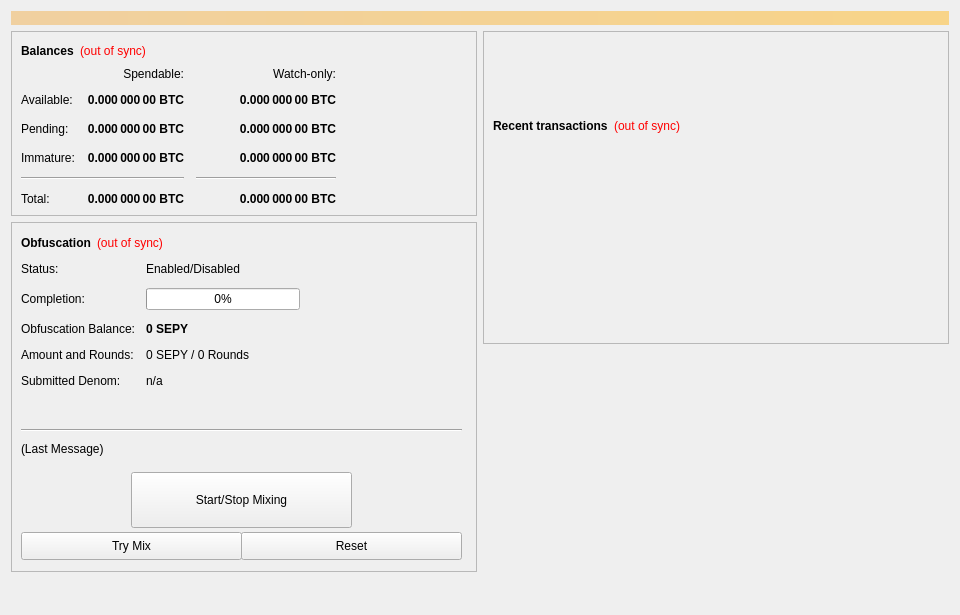
<?xml version="1.0" encoding="UTF-8"?>
<ui version="4.0">
 <class>OverviewPage</class>
 <widget class="QWidget" name="OverviewPage">
  <property name="geometry">
   <rect>
    <x>0</x>
    <y>0</y>
    <width>960</width>
    <height>615</height>
   </rect>
  </property>
  <property name="minimumSize">
   <size>
    <width>960</width>
    <height>0</height>
   </size>
  </property>
  <property name="windowTitle">
   <string>Form</string>
  </property>
  <layout class="QVBoxLayout" name="topLayout">
   <item>
    <widget class="QLabel" name="labelAlerts">
     <property name="visible">
      <bool>false</bool>
     </property>
     <property name="styleSheet">
      <string notr="true">background-color: qlineargradient(x1: 0, y1: 0, x2: 1, y2: 0, stop:0 #F0D0A0, stop:1 #F8D488); color:#000000;</string>
     </property>
     <property name="wordWrap">
      <bool>true</bool>
     </property>
     <property name="margin">
      <number>3</number>
     </property>
    </widget>
   </item>
   <item>
    <layout class="QHBoxLayout" name="horizontalLayout" stretch="1,1">
     <item>
      <layout class="QVBoxLayout" name="verticalLayout_2">
       <item>
        <widget class="QFrame" name="frame">
         <property name="frameShape">
          <enum>QFrame::StyledPanel</enum>
         </property>
         <property name="frameShadow">
          <enum>QFrame::Raised</enum>
         </property>
         <layout class="QVBoxLayout" name="verticalLayout_4">
          <item>
           <layout class="QHBoxLayout" name="horizontalLayout_4">
            <item>
             <widget class="QLabel" name="label_5">
              <property name="font">
               <font>
                <weight>75</weight>
                <bold>true</bold>
               </font>
              </property>
              <property name="text">
               <string>Balances</string>
              </property>
             </widget>
            </item>
            <item>
             <widget class="QLabel" name="labelWalletStatus">
              <property name="cursor">
               <cursorShape>WhatsThisCursor</cursorShape>
              </property>
              <property name="toolTip">
               <string>The displayed information may be out of date. Your wallet automatically synchronizes with the SearchPayCoin network after a connection is established, but this process has not completed yet.</string>
              </property>
              <property name="styleSheet">
               <string notr="true">QLabel { color: red; }</string>
              </property>
              <property name="text">
               <string notr="true">(out of sync)</string>
              </property>
              <property name="alignment">
               <set>Qt::AlignLeading|Qt::AlignLeft|Qt::AlignVCenter</set>
              </property>
             </widget>
            </item>
            <item>
             <spacer name="horizontalSpacer_3">
              <property name="orientation">
               <enum>Qt::Horizontal</enum>
              </property>
              <property name="sizeHint" stdset="0">
               <size>
                <width>40</width>
                <height>20</height>
               </size>
              </property>
             </spacer>
            </item>
           </layout>
          </item>
          <item>
           <layout class="QGridLayout" name="gridLayout">
            <property name="spacing">
             <number>12</number>
            </property>
            <item row="2" column="2">
             <widget class="QLabel" name="labelWatchPending">
              <property name="font">
               <font>
                <weight>75</weight>
                <bold>true</bold>
               </font>
              </property>
              <property name="cursor">
               <cursorShape>IBeamCursor</cursorShape>
              </property>
              <property name="toolTip">
               <string>Unconfirmed transactions to watch-only addresses</string>
              </property>
              <property name="text">
               <string notr="true">0.000 000 00 BTC</string>
              </property>
              <property name="alignment">
               <set>Qt::AlignRight|Qt::AlignTrailing|Qt::AlignVCenter</set>
              </property>
              <property name="textInteractionFlags">
               <set>Qt::LinksAccessibleByMouse|Qt::TextSelectableByKeyboard|Qt::TextSelectableByMouse</set>
              </property>
             </widget>
            </item>
            <item row="2" column="1">
             <widget class="QLabel" name="labelUnconfirmed">
              <property name="font">
               <font>
                <weight>75</weight>
                <bold>true</bold>
               </font>
              </property>
              <property name="cursor">
               <cursorShape>IBeamCursor</cursorShape>
              </property>
              <property name="toolTip">
               <string>Total of transactions that have yet to be confirmed, and do not yet count toward the spendable balance</string>
              </property>
              <property name="text">
               <string notr="true">0.000 000 00 BTC</string>
              </property>
              <property name="alignment">
               <set>Qt::AlignRight|Qt::AlignTrailing|Qt::AlignVCenter</set>
              </property>
              <property name="textInteractionFlags">
               <set>Qt::LinksAccessibleByMouse|Qt::TextSelectableByKeyboard|Qt::TextSelectableByMouse</set>
              </property>
             </widget>
            </item>
            <item row="3" column="2">
             <widget class="QLabel" name="labelWatchImmature">
              <property name="font">
               <font>
                <weight>75</weight>
                <bold>true</bold>
               </font>
              </property>
              <property name="cursor">
               <cursorShape>IBeamCursor</cursorShape>
              </property>
              <property name="toolTip">
               <string>Staked or masternode rewards in watch-only addresses that has not yet matured</string>
              </property>
              <property name="text">
               <string notr="true">0.000 000 00 BTC</string>
              </property>
              <property name="alignment">
               <set>Qt::AlignRight|Qt::AlignTrailing|Qt::AlignVCenter</set>
              </property>
              <property name="textInteractionFlags">
               <set>Qt::LinksAccessibleByMouse|Qt::TextSelectableByKeyboard|Qt::TextSelectableByMouse</set>
              </property>
             </widget>
            </item>
            <item row="4" column="0" colspan="2">
             <widget class="Line" name="lineSpendableBalance">
              <property name="orientation">
               <enum>Qt::Horizontal</enum>
              </property>
             </widget>
            </item>
            <item row="4" column="2">
             <widget class="Line" name="lineWatchBalance">
              <property name="sizePolicy">
               <sizepolicy hsizetype="Preferred" vsizetype="Fixed">
                <horstretch>0</horstretch>
                <verstretch>0</verstretch>
               </sizepolicy>
              </property>
              <property name="minimumSize">
               <size>
                <width>140</width>
                <height>0</height>
               </size>
              </property>
              <property name="orientation">
               <enum>Qt::Horizontal</enum>
              </property>
             </widget>
            </item>
            <item row="5" column="0">
             <widget class="QLabel" name="labelTotalText">
              <property name="text">
               <string>Total:</string>
              </property>
             </widget>
            </item>
            <item row="3" column="1">
             <widget class="QLabel" name="labelImmature">
              <property name="font">
               <font>
                <weight>75</weight>
                <bold>true</bold>
               </font>
              </property>
              <property name="cursor">
               <cursorShape>IBeamCursor</cursorShape>
              </property>
              <property name="toolTip">
               <string>Staked or masternode rewards that has not yet matured</string>
              </property>
              <property name="text">
               <string notr="true">0.000 000 00 BTC</string>
              </property>
              <property name="alignment">
               <set>Qt::AlignRight|Qt::AlignTrailing|Qt::AlignVCenter</set>
              </property>
              <property name="textInteractionFlags">
               <set>Qt::LinksAccessibleByMouse|Qt::TextSelectableByKeyboard|Qt::TextSelectableByMouse</set>
              </property>
             </widget>
            </item>
            <item row="2" column="3">
             <spacer name="horizontalSpacer_2">
              <property name="orientation">
               <enum>Qt::Horizontal</enum>
              </property>
              <property name="sizeHint" stdset="0">
               <size>
                <width>40</width>
                <height>20</height>
               </size>
              </property>
             </spacer>
            </item>
            <item row="3" column="0">
             <widget class="QLabel" name="labelImmatureText">
              <property name="text">
               <string>Immature:</string>
              </property>
             </widget>
            </item>
            <item row="5" column="1">
             <widget class="QLabel" name="labelTotal">
              <property name="font">
               <font>
                <weight>75</weight>
                <bold>true</bold>
               </font>
              </property>
              <property name="cursor">
               <cursorShape>IBeamCursor</cursorShape>
              </property>
              <property name="toolTip">
               <string>Your current total balance</string>
              </property>
              <property name="text">
               <string notr="true">0.000 000 00 BTC</string>
              </property>
              <property name="alignment">
               <set>Qt::AlignRight|Qt::AlignTrailing|Qt::AlignVCenter</set>
              </property>
              <property name="textInteractionFlags">
               <set>Qt::LinksAccessibleByMouse|Qt::TextSelectableByKeyboard|Qt::TextSelectableByMouse</set>
              </property>
             </widget>
            </item>
            <item row="5" column="2">
             <widget class="QLabel" name="labelWatchTotal">
              <property name="font">
               <font>
                <weight>75</weight>
                <bold>true</bold>
               </font>
              </property>
              <property name="cursor">
               <cursorShape>IBeamCursor</cursorShape>
              </property>
              <property name="toolTip">
               <string>Current total balance in watch-only addresses</string>
              </property>
              <property name="text">
               <string notr="true">0.000 000 00 BTC</string>
              </property>
              <property name="alignment">
               <set>Qt::AlignRight|Qt::AlignTrailing|Qt::AlignVCenter</set>
              </property>
              <property name="textInteractionFlags">
               <set>Qt::LinksAccessibleByMouse|Qt::TextSelectableByKeyboard|Qt::TextSelectableByMouse</set>
              </property>
             </widget>
            </item>
            <item row="0" column="2">
             <widget class="QLabel" name="labelWatchonly">
              <property name="text">
               <string>Watch-only:</string>
              </property>
              <property name="alignment">
               <set>Qt::AlignRight|Qt::AlignTrailing|Qt::AlignVCenter</set>
              </property>
             </widget>
            </item>
            <item row="1" column="0">
             <widget class="QLabel" name="labelBalanceText">
              <property name="text">
               <string>Available:</string>
              </property>
             </widget>
            </item>
            <item row="1" column="1">
             <widget class="QLabel" name="labelBalance">
              <property name="font">
               <font>
                <weight>75</weight>
                <bold>true</bold>
               </font>
              </property>
              <property name="cursor">
               <cursorShape>IBeamCursor</cursorShape>
              </property>
              <property name="toolTip">
               <string>Your current spendable balance</string>
              </property>
              <property name="text">
               <string notr="true">0.000 000 00 BTC</string>
              </property>
              <property name="alignment">
               <set>Qt::AlignRight|Qt::AlignTrailing|Qt::AlignVCenter</set>
              </property>
              <property name="textInteractionFlags">
               <set>Qt::LinksAccessibleByMouse|Qt::TextSelectableByKeyboard|Qt::TextSelectableByMouse</set>
              </property>
             </widget>
            </item>
            <item row="1" column="2">
             <widget class="QLabel" name="labelWatchAvailable">
              <property name="font">
               <font>
                <weight>75</weight>
                <bold>true</bold>
               </font>
              </property>
              <property name="cursor">
               <cursorShape>IBeamCursor</cursorShape>
              </property>
              <property name="toolTip">
               <string>Your current balance in watch-only addresses</string>
              </property>
              <property name="text">
               <string notr="true">0.000 000 00 BTC</string>
              </property>
              <property name="alignment">
               <set>Qt::AlignRight|Qt::AlignTrailing|Qt::AlignVCenter</set>
              </property>
              <property name="textInteractionFlags">
               <set>Qt::LinksAccessibleByMouse|Qt::TextSelectableByKeyboard|Qt::TextSelectableByMouse</set>
              </property>
             </widget>
            </item>
            <item row="2" column="0">
             <widget class="QLabel" name="labelPendingText">
              <property name="text">
               <string>Pending:</string>
              </property>
             </widget>
            </item>
            <item row="0" column="1">
             <widget class="QLabel" name="labelSpendable">
              <property name="text">
               <string>Spendable:</string>
              </property>
              <property name="alignment">
               <set>Qt::AlignRight|Qt::AlignTrailing|Qt::AlignVCenter</set>
              </property>
             </widget>
            </item>
           </layout>
          </item>
         </layout>
        </widget>
       </item>
       <item>
        <widget class="QFrame" name="frameObfuscation">
         <property name="minimumSize">
          <size>
           <width>0</width>
           <height>350</height>
          </size>
         </property>
         <property name="layoutDirection">
          <enum>Qt::LeftToRight</enum>
         </property>
         <property name="frameShape">
          <enum>QFrame::StyledPanel</enum>
         </property>
         <property name="frameShadow">
          <enum>QFrame::Raised</enum>
         </property>
         <widget class="QWidget" name="formLayoutWidget">
          <property name="geometry">
           <rect>
            <x>10</x>
            <y>40</y>
            <width>451</width>
            <height>161</height>
           </rect>
          </property>
          <layout class="QFormLayout" name="formLayout">
           <property name="fieldGrowthPolicy">
            <enum>QFormLayout::AllNonFixedFieldsGrow</enum>
           </property>
           <property name="horizontalSpacing">
            <number>11</number>
           </property>
           <property name="verticalSpacing">
            <number>12</number>
           </property>
           <item row="0" column="0">
            <widget class="QLabel" name="label_6">
             <property name="text">
              <string>Status:</string>
             </property>
            </widget>
           </item>
           <item row="1" column="0">
            <widget class="QLabel" name="label_7">
             <property name="text">
              <string>Completion:</string>
             </property>
            </widget>
           </item>
           <item row="1" column="1">
            <widget class="QProgressBar" name="obfuscationProgress">
             <property name="maximumSize">
              <size>
               <width>154</width>
               <height>16777215</height>
              </size>
             </property>
             <property name="value">
              <number>0</number>
             </property>
            </widget>
           </item>
           <item row="2" column="0">
            <widget class="QLabel" name="labelAnonymizedText">
             <property name="text">
              <string>Obfuscation Balance:</string>
             </property>
            </widget>
           </item>
           <item row="2" column="1">
            <widget class="QLabel" name="labelAnonymized">
             <property name="font">
              <font>
               <weight>75</weight>
               <bold>true</bold>
              </font>
             </property>
             <property name="text">
              <string notr="true">0 SEPY</string>
             </property>
            </widget>
           </item>
           <item row="3" column="0">
            <widget class="QLabel" name="label_8">
             <property name="text">
              <string>Amount and Rounds:</string>
             </property>
            </widget>
           </item>
           <item row="3" column="1">
            <widget class="QLabel" name="labelAmountRounds">
             <property name="text">
              <string>0 SEPY / 0 Rounds</string>
             </property>
            </widget>
           </item>
           <item row="4" column="0">
            <widget class="QLabel" name="label_9">
             <property name="text">
              <string>Submitted Denom:</string>
             </property>
            </widget>
           </item>
           <item row="4" column="1">
            <widget class="QLabel" name="labelSubmittedDenom">
             <property name="toolTip">
              <string>The denominations you submitted to the Masternode.&lt;br&gt;To mix, other users must submit the exact same denominations.</string>
             </property>
             <property name="text">
              <string>n/a</string>
             </property>
            </widget>
           </item>
           <item row="0" column="1">
            <widget class="QLabel" name="obfuscationEnabled">
             <property name="text">
              <string>Enabled/Disabled</string>
             </property>
            </widget>
           </item>
          </layout>
         </widget>
         <widget class="QPushButton" name="runAutoDenom">
          <property name="geometry">
           <rect>
            <x>251</x>
            <y>17</y>
            <width>1</width>
            <height>1</height>
           </rect>
          </property>
          <property name="palette">
           <palette>
            <active>
             <colorrole role="WindowText">
              <brush brushstyle="SolidPattern">
               <color alpha="255">
                <red>0</red>
                <green>0</green>
                <blue>0</blue>
               </color>
              </brush>
             </colorrole>
             <colorrole role="Button">
              <brush brushstyle="SolidPattern">
               <color alpha="255">
                <red>239</red>
                <green>238</green>
                <blue>238</blue>
               </color>
              </brush>
             </colorrole>
             <colorrole role="Light">
              <brush brushstyle="SolidPattern">
               <color alpha="255">
                <red>255</red>
                <green>255</green>
                <blue>255</blue>
               </color>
              </brush>
             </colorrole>
             <colorrole role="Midlight">
              <brush brushstyle="SolidPattern">
               <color alpha="255">
                <red>247</red>
                <green>246</green>
                <blue>246</blue>
               </color>
              </brush>
             </colorrole>
             <colorrole role="Dark">
              <brush brushstyle="SolidPattern">
               <color alpha="255">
                <red>119</red>
                <green>119</green>
                <blue>119</blue>
               </color>
              </brush>
             </colorrole>
             <colorrole role="Mid">
              <brush brushstyle="SolidPattern">
               <color alpha="255">
                <red>159</red>
                <green>159</green>
                <blue>159</blue>
               </color>
              </brush>
             </colorrole>
             <colorrole role="Text">
              <brush brushstyle="SolidPattern">
               <color alpha="255">
                <red>0</red>
                <green>0</green>
                <blue>0</blue>
               </color>
              </brush>
             </colorrole>
             <colorrole role="BrightText">
              <brush brushstyle="SolidPattern">
               <color alpha="255">
                <red>255</red>
                <green>255</green>
                <blue>255</blue>
               </color>
              </brush>
             </colorrole>
             <colorrole role="ButtonText">
              <brush brushstyle="SolidPattern">
               <color alpha="255">
                <red>0</red>
                <green>0</green>
                <blue>0</blue>
               </color>
              </brush>
             </colorrole>
             <colorrole role="Base">
              <brush brushstyle="SolidPattern">
               <color alpha="255">
                <red>255</red>
                <green>255</green>
                <blue>255</blue>
               </color>
              </brush>
             </colorrole>
             <colorrole role="Window">
              <brush brushstyle="SolidPattern">
               <color alpha="255">
                <red>239</red>
                <green>238</green>
                <blue>238</blue>
               </color>
              </brush>
             </colorrole>
             <colorrole role="Shadow">
              <brush brushstyle="SolidPattern">
               <color alpha="255">
                <red>0</red>
                <green>0</green>
                <blue>0</blue>
               </color>
              </brush>
             </colorrole>
             <colorrole role="AlternateBase">
              <brush brushstyle="SolidPattern">
               <color alpha="255">
                <red>247</red>
                <green>246</green>
                <blue>246</blue>
               </color>
              </brush>
             </colorrole>
             <colorrole role="ToolTipBase">
              <brush brushstyle="SolidPattern">
               <color alpha="255">
                <red>255</red>
                <green>255</green>
                <blue>220</blue>
               </color>
              </brush>
             </colorrole>
             <colorrole role="ToolTipText">
              <brush brushstyle="SolidPattern">
               <color alpha="255">
                <red>0</red>
                <green>0</green>
                <blue>0</blue>
               </color>
              </brush>
             </colorrole>
            </active>
            <inactive>
             <colorrole role="WindowText">
              <brush brushstyle="SolidPattern">
               <color alpha="255">
                <red>0</red>
                <green>0</green>
                <blue>0</blue>
               </color>
              </brush>
             </colorrole>
             <colorrole role="Button">
              <brush brushstyle="SolidPattern">
               <color alpha="255">
                <red>239</red>
                <green>238</green>
                <blue>238</blue>
               </color>
              </brush>
             </colorrole>
             <colorrole role="Light">
              <brush brushstyle="SolidPattern">
               <color alpha="255">
                <red>255</red>
                <green>255</green>
                <blue>255</blue>
               </color>
              </brush>
             </colorrole>
             <colorrole role="Midlight">
              <brush brushstyle="SolidPattern">
               <color alpha="255">
                <red>247</red>
                <green>246</green>
                <blue>246</blue>
               </color>
              </brush>
             </colorrole>
             <colorrole role="Dark">
              <brush brushstyle="SolidPattern">
               <color alpha="255">
                <red>119</red>
                <green>119</green>
                <blue>119</blue>
               </color>
              </brush>
             </colorrole>
             <colorrole role="Mid">
              <brush brushstyle="SolidPattern">
               <color alpha="255">
                <red>159</red>
                <green>159</green>
                <blue>159</blue>
               </color>
              </brush>
             </colorrole>
             <colorrole role="Text">
              <brush brushstyle="SolidPattern">
               <color alpha="255">
                <red>0</red>
                <green>0</green>
                <blue>0</blue>
               </color>
              </brush>
             </colorrole>
             <colorrole role="BrightText">
              <brush brushstyle="SolidPattern">
               <color alpha="255">
                <red>255</red>
                <green>255</green>
                <blue>255</blue>
               </color>
              </brush>
             </colorrole>
             <colorrole role="ButtonText">
              <brush brushstyle="SolidPattern">
               <color alpha="255">
                <red>0</red>
                <green>0</green>
                <blue>0</blue>
               </color>
              </brush>
             </colorrole>
             <colorrole role="Base">
              <brush brushstyle="SolidPattern">
               <color alpha="255">
                <red>255</red>
                <green>255</green>
                <blue>255</blue>
               </color>
              </brush>
             </colorrole>
             <colorrole role="Window">
              <brush brushstyle="SolidPattern">
               <color alpha="255">
                <red>239</red>
                <green>238</green>
                <blue>238</blue>
               </color>
              </brush>
             </colorrole>
             <colorrole role="Shadow">
              <brush brushstyle="SolidPattern">
               <color alpha="255">
                <red>0</red>
                <green>0</green>
                <blue>0</blue>
               </color>
              </brush>
             </colorrole>
             <colorrole role="AlternateBase">
              <brush brushstyle="SolidPattern">
               <color alpha="255">
                <red>247</red>
                <green>246</green>
                <blue>246</blue>
               </color>
              </brush>
             </colorrole>
             <colorrole role="ToolTipBase">
              <brush brushstyle="SolidPattern">
               <color alpha="255">
                <red>255</red>
                <green>255</green>
                <blue>220</blue>
               </color>
              </brush>
             </colorrole>
             <colorrole role="ToolTipText">
              <brush brushstyle="SolidPattern">
               <color alpha="255">
                <red>0</red>
                <green>0</green>
                <blue>0</blue>
               </color>
              </brush>
             </colorrole>
            </inactive>
            <disabled>
             <colorrole role="WindowText">
              <brush brushstyle="SolidPattern">
               <color alpha="255">
                <red>119</red>
                <green>119</green>
                <blue>119</blue>
               </color>
              </brush>
             </colorrole>
             <colorrole role="Button">
              <brush brushstyle="SolidPattern">
               <color alpha="255">
                <red>239</red>
                <green>238</green>
                <blue>238</blue>
               </color>
              </brush>
             </colorrole>
             <colorrole role="Light">
              <brush brushstyle="SolidPattern">
               <color alpha="255">
                <red>255</red>
                <green>255</green>
                <blue>255</blue>
               </color>
              </brush>
             </colorrole>
             <colorrole role="Midlight">
              <brush brushstyle="SolidPattern">
               <color alpha="255">
                <red>247</red>
                <green>246</green>
                <blue>246</blue>
               </color>
              </brush>
             </colorrole>
             <colorrole role="Dark">
              <brush brushstyle="SolidPattern">
               <color alpha="255">
                <red>119</red>
                <green>119</green>
                <blue>119</blue>
               </color>
              </brush>
             </colorrole>
             <colorrole role="Mid">
              <brush brushstyle="SolidPattern">
               <color alpha="255">
                <red>159</red>
                <green>159</green>
                <blue>159</blue>
               </color>
              </brush>
             </colorrole>
             <colorrole role="Text">
              <brush brushstyle="SolidPattern">
               <color alpha="255">
                <red>119</red>
                <green>119</green>
                <blue>119</blue>
               </color>
              </brush>
             </colorrole>
             <colorrole role="BrightText">
              <brush brushstyle="SolidPattern">
               <color alpha="255">
                <red>255</red>
                <green>255</green>
                <blue>255</blue>
               </color>
              </brush>
             </colorrole>
             <colorrole role="ButtonText">
              <brush brushstyle="SolidPattern">
               <color alpha="255">
                <red>119</red>
                <green>119</green>
                <blue>119</blue>
               </color>
              </brush>
             </colorrole>
             <colorrole role="Base">
              <brush brushstyle="SolidPattern">
               <color alpha="255">
                <red>239</red>
                <green>238</green>
                <blue>238</blue>
               </color>
              </brush>
             </colorrole>
             <colorrole role="Window">
              <brush brushstyle="SolidPattern">
               <color alpha="255">
                <red>239</red>
                <green>238</green>
                <blue>238</blue>
               </color>
              </brush>
             </colorrole>
             <colorrole role="Shadow">
              <brush brushstyle="SolidPattern">
               <color alpha="255">
                <red>0</red>
                <green>0</green>
                <blue>0</blue>
               </color>
              </brush>
             </colorrole>
             <colorrole role="AlternateBase">
              <brush brushstyle="SolidPattern">
               <color alpha="255">
                <red>239</red>
                <green>238</green>
                <blue>238</blue>
               </color>
              </brush>
             </colorrole>
             <colorrole role="ToolTipBase">
              <brush brushstyle="SolidPattern">
               <color alpha="255">
                <red>255</red>
                <green>255</green>
                <blue>220</blue>
               </color>
              </brush>
             </colorrole>
             <colorrole role="ToolTipText">
              <brush brushstyle="SolidPattern">
               <color alpha="255">
                <red>0</red>
                <green>0</green>
                <blue>0</blue>
               </color>
              </brush>
             </colorrole>
            </disabled>
           </palette>
          </property>
          <property name="focusPolicy">
           <enum>Qt::NoFocus</enum>
          </property>
          <property name="autoFillBackground">
           <bool>true</bool>
          </property>
          <property name="text">
           <string/>
          </property>
          <property name="flat">
           <bool>true</bool>
          </property>
         </widget>
         <widget class="QPushButton" name="toggleObfuscation">
          <property name="geometry">
           <rect>
            <x>120</x>
            <y>250</y>
            <width>221</width>
            <height>56</height>
           </rect>
          </property>
          <property name="sizePolicy">
           <sizepolicy hsizetype="MinimumExpanding" vsizetype="Fixed">
            <horstretch>0</horstretch>
            <verstretch>0</verstretch>
           </sizepolicy>
          </property>
          <property name="text">
           <string>Start/Stop Mixing</string>
          </property>
         </widget>
         <widget class="Line" name="lineLastMessage">
          <property name="geometry">
           <rect>
            <x>10</x>
            <y>200</y>
            <width>441</width>
            <height>16</height>
           </rect>
          </property>
          <property name="orientation">
           <enum>Qt::Horizontal</enum>
          </property>
         </widget>
         <widget class="QLabel" name="obfuscationStatus">
          <property name="geometry">
           <rect>
            <x>10</x>
            <y>220</y>
            <width>451</width>
            <height>61</height>
           </rect>
          </property>
          <property name="minimumSize">
           <size>
            <width>288</width>
            <height>43</height>
           </size>
          </property>
          <property name="text">
           <string>(Last Message)</string>
          </property>
          <property name="alignment">
           <set>Qt::AlignLeading|Qt::AlignLeft|Qt::AlignTop</set>
          </property>
          <property name="wordWrap">
           <bool>true</bool>
          </property>
         </widget>
         <widget class="QPushButton" name="obfuscationAuto">
          <property name="geometry">
           <rect>
            <x>10</x>
            <y>310</y>
            <width>221</width>
            <height>28</height>
           </rect>
          </property>
          <property name="sizePolicy">
           <sizepolicy hsizetype="MinimumExpanding" vsizetype="Fixed">
            <horstretch>0</horstretch>
            <verstretch>0</verstretch>
           </sizepolicy>
          </property>
          <property name="toolTip">
           <string>Try to manually submit a Obfuscation request.</string>
          </property>
          <property name="text">
           <string>Try Mix</string>
          </property>
         </widget>
         <widget class="QPushButton" name="obfuscationReset">
          <property name="geometry">
           <rect>
            <x>230</x>
            <y>310</y>
            <width>221</width>
            <height>28</height>
           </rect>
          </property>
          <property name="sizePolicy">
           <sizepolicy hsizetype="MinimumExpanding" vsizetype="Fixed">
            <horstretch>0</horstretch>
            <verstretch>0</verstretch>
           </sizepolicy>
          </property>
          <property name="toolTip">
           <string>Reset the current status of Obfuscation (can interrupt Obfuscation if it's in the process of Mixing, which can cost you money!)</string>
          </property>
          <property name="autoFillBackground">
           <bool>false</bool>
          </property>
          <property name="text">
           <string>Reset</string>
          </property>
         </widget>
         <widget class="QWidget" name="layoutWidget">
          <property name="geometry">
           <rect>
            <x>10</x>
            <y>10</y>
            <width>431</width>
            <height>22</height>
           </rect>
          </property>
          <layout class="QHBoxLayout" name="horizontalLayout_5">
           <item>
            <widget class="QLabel" name="label_2">
             <property name="font">
              <font>
               <weight>75</weight>
               <bold>true</bold>
              </font>
             </property>
             <property name="text">
              <string>Obfuscation</string>
             </property>
            </widget>
           </item>
           <item>
            <widget class="QLabel" name="labelObfuscationSyncStatus">
             <property name="toolTip">
              <string>The displayed information may be out of date. Your wallet automatically synchronizes with the SearchPayCoin network after a connection is established, but this process has not completed yet.</string>
             </property>
             <property name="styleSheet">
              <string notr="true">QLabel { color: red; }</string>
             </property>
             <property name="text">
              <string notr="true">(out of sync)</string>
             </property>
             <property name="alignment">
              <set>Qt::AlignLeading|Qt::AlignLeft|Qt::AlignVCenter</set>
             </property>
            </widget>
           </item>
           <item>
            <spacer name="horizontalSpacer_4">
             <property name="orientation">
              <enum>Qt::Horizontal</enum>
             </property>
             <property name="sizeHint" stdset="0">
              <size>
               <width>40</width>
               <height>20</height>
              </size>
             </property>
            </spacer>
           </item>
          </layout>
         </widget>
        </widget>
       </item>
       <item>
        <spacer name="verticalSpacer">
         <property name="orientation">
          <enum>Qt::Vertical</enum>
         </property>
         <property name="sizeHint" stdset="0">
          <size>
           <width>20</width>
           <height>40</height>
          </size>
         </property>
        </spacer>
       </item>
      </layout>
     </item>
     <item>
      <layout class="QVBoxLayout" name="verticalLayout_3">
       <item>
        <widget class="QFrame" name="frame_2">
         <property name="frameShape">
          <enum>QFrame::StyledPanel</enum>
         </property>
         <property name="frameShadow">
          <enum>QFrame::Raised</enum>
         </property>
         <layout class="QVBoxLayout" name="verticalLayout">
          <item>
           <spacer name="verticalSpacer_3">
            <property name="orientation">
             <enum>Qt::Vertical</enum>
            </property>
            <property name="sizeType">
             <enum>QSizePolicy::Fixed</enum>
            </property>
            <property name="sizeHint" stdset="0">
             <size>
              <width>20</width>
              <height>75</height>
             </size>
            </property>
           </spacer>
          </item>
          <item>
           <layout class="QHBoxLayout" name="horizontalLayout_2">
            <item>
             <widget class="QLabel" name="label_4">
              <property name="font">
               <font>
                <weight>75</weight>
                <bold>true</bold>
               </font>
              </property>
              <property name="text">
               <string>Recent transactions</string>
              </property>
             </widget>
            </item>
            <item>
             <widget class="QLabel" name="labelTransactionsStatus">
              <property name="cursor">
               <cursorShape>WhatsThisCursor</cursorShape>
              </property>
              <property name="toolTip">
               <string>The displayed information may be out of date. Your wallet automatically synchronizes with the SearchPayCoin network after a connection is established, but this process has not completed yet.</string>
              </property>
              <property name="styleSheet">
               <string notr="true">QLabel { color: red; }</string>
              </property>
              <property name="text">
               <string notr="true">(out of sync)</string>
              </property>
              <property name="alignment">
               <set>Qt::AlignRight|Qt::AlignTrailing|Qt::AlignVCenter</set>
              </property>
             </widget>
            </item>
            <item>
             <spacer name="horizontalSpacer">
              <property name="orientation">
               <enum>Qt::Horizontal</enum>
              </property>
              <property name="sizeHint" stdset="0">
               <size>
                <width>40</width>
                <height>20</height>
               </size>
              </property>
             </spacer>
            </item>
           </layout>
          </item>
          <item>
           <widget class="QListView" name="listTransactions">
            <property name="styleSheet">
             <string notr="true">QListView { background: transparent; }</string>
            </property>
            <property name="frameShape">
             <enum>QFrame::NoFrame</enum>
            </property>
            <property name="verticalScrollBarPolicy">
             <enum>Qt::ScrollBarAlwaysOff</enum>
            </property>
            <property name="horizontalScrollBarPolicy">
             <enum>Qt::ScrollBarAlwaysOff</enum>
            </property>
            <property name="selectionMode">
             <enum>QAbstractItemView::NoSelection</enum>
            </property>
           </widget>
          </item>
         </layout>
        </widget>
       </item>
       <item>
        <spacer name="verticalSpacer_2">
         <property name="orientation">
          <enum>Qt::Vertical</enum>
         </property>
         <property name="sizeType">
          <enum>QSizePolicy::Expanding</enum>
         </property>
         <property name="sizeHint" stdset="0">
          <size>
           <width>20</width>
           <height>40</height>
          </size>
         </property>
        </spacer>
       </item>
      </layout>
     </item>
    </layout>
   </item>
  </layout>
 </widget>
 <resources/>
 <connections/>
</ui>
